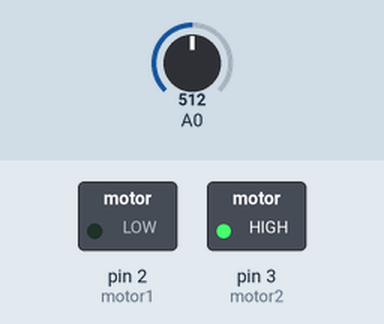
Simulated run of this sketch. Board: Arduino Uno, built with avr-gcc and run on an emulated ATmega328P. On the bench: switched loads named in the sketch (green lamp = pin HIGH). The inputs (shaded band) are chosen by the test bench; at power-on: A0 = 512.

Above: at 1.2 s.
1.3 s: A0 set to 483
At 2.2 s:
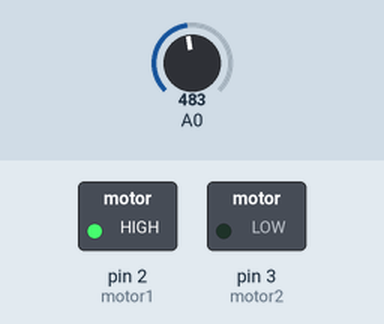
2.8 s: A0 set to 510
At 3.3 s:
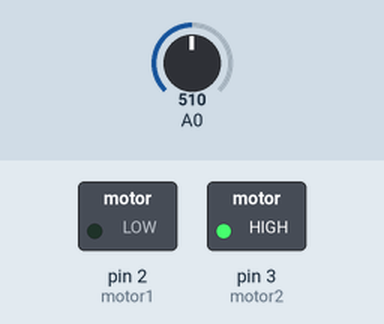
4.3 s: A0 set to 490
At 5.7 s:
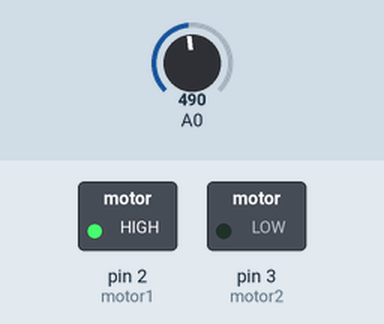
Timing chart, 0 to 7.3 s (numbered marks = the images above; inputs shaded):
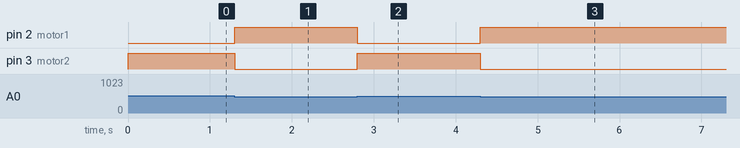

The sketch:

AAAAAAMMMMAAAAAA_NE.ino
```cpp
const int motor1=2,motor2=3;

void setup() {

pinMode(motor1,OUTPUT);
pinMode(motor2,OUTPUT);
pinMode(A0,INPUT);

}

void loop() {

while(analogRead(A0)<=500)
{
  digitalWrite(motor1,HIGH);
  digitalWrite(motor2,LOW);
}

while(analogRead(A0)>500)
{
  digitalWrite(motor1,LOW);
  digitalWrite(motor2,HIGH);
}
}
```

Measured:
- the behaviour switches between 501 and 500 on A0 (found by bisection; images 0 and 1)
- after the input at 1.3 s, pin 2 (motor1): LOW → HIGH at once; pin 3 (motor2): HIGH → LOW at once
- after the input at 2.8 s, pin 2 (motor1): HIGH → LOW at once; pin 3 (motor2): LOW → HIGH at once
- after the input at 4.3 s, pin 2 (motor1): LOW → HIGH at once; pin 3 (motor2): HIGH → LOW at once
